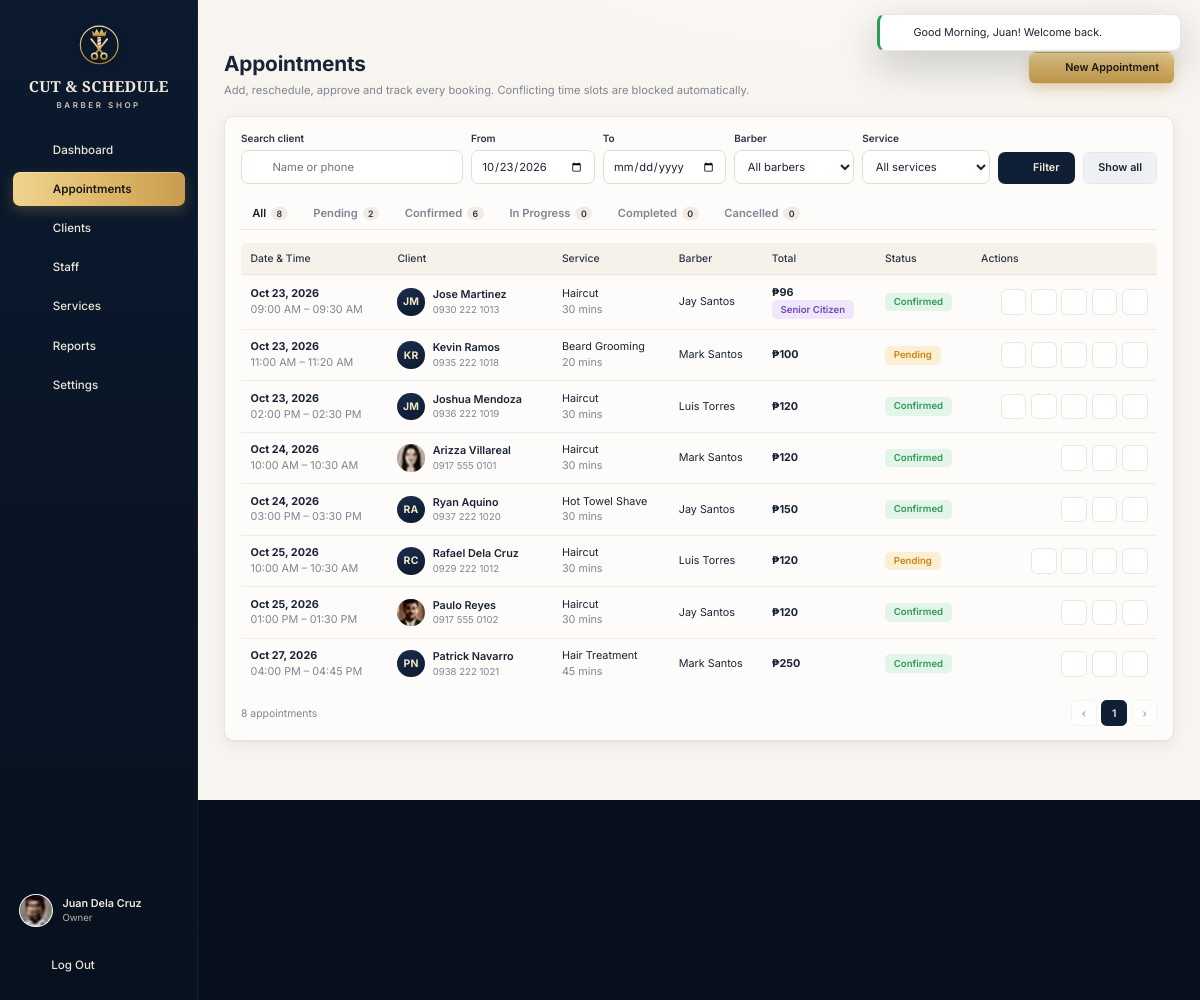
/owner/appointments.php (signed in), run on the app's committed database.
### tables this page shows
CREATE TABLE users (
  id               INT AUTO_INCREMENT PRIMARY KEY,
  name             VARCHAR(100) NOT NULL,
  username         VARCHAR(100) UNIQUE NOT NULL,
  email            VARCHAR(150) UNIQUE NOT NULL,
  phone            VARCHAR(30)  NULL,
  password         VARCHAR(255) NOT NULL,
  role             ENUM('owner','staff','client') NOT NULL,
  status           ENUM('active','inactive') DEFAULT 'active',
  avatar           VARCHAR(255) NULL,
  remember_token   VARCHAR(64)  NULL,
  remember_expires DATETIME     NULL,
  created_at       DATETIME DEFAULT CURRENT_TIMESTAMP,
  updated_at       DATETIME DEFAULT CURRENT_TIMESTAMP ON UPDATE CURRENT_TIMESTAMP
);

CREATE TABLE appointments (
  id               INT AUTO_INCREMENT PRIMARY KEY,
  client_id        INT NOT NULL,
  barber_id        INT NOT NULL,
  service_id       INT NOT NULL,
  appointment_date DATE NOT NULL,
  start_time       TIME NOT NULL,
  end_time         TIME NOT NULL,
  status           ENUM('pending','confirmed','in_progress','completed','cancelled') NOT NULL DEFAULT 'pending',
  base_price       DECIMAL(10,2) NOT NULL,
  discount_type    ENUM('none','senior','pwd') NOT NULL DEFAULT 'none',
  discount_amount  DECIMAL(10,2) NOT NULL DEFAULT 0,
  total_price      DECIMAL(10,2) NOT NULL,
  notes            TEXT NULL,
  created_by       INT NULL,
  completed_at     DATETIME NULL,
  created_at       DATETIME DEFAULT CURRENT_TIMESTAMP,
  updated_at       DATETIME DEFAULT CURRENT_TIMESTAMP ON UPDATE CURRENT_TIMESTAMP,
  INDEX idx_barber_date (barber_id, appointment_date),
  INDEX idx_date_status (appointment_date, status),
  INDEX idx_client (client_id),
  CONSTRAINT fk_appt_client  FOREIGN KEY (client_id)  REFERENCES clients(id)  ON DELETE CASCADE,
  CONSTRAINT fk_appt_barber  FOREIGN KEY (barber_id)  REFERENCES users(id)    ON DELETE RESTRICT,
  CONSTRAINT fk_appt_service FOREIGN KEY (service_id) REFERENCES services(id) ON DELETE RESTRICT,
  CONSTRAINT fk_appt_creator FOREIGN KEY (created_by) REFERENCES users(id)    ON DELETE SET NULL
);

CREATE TABLE clients (
  id                   INT AUTO_INCREMENT PRIMARY KEY,
  user_id              INT NULL UNIQUE,
  name                 VARCHAR(100) NOT NULL,
  email                VARCHAR(150) NULL,
  phone                VARCHAR(30)  NULL,
  discount_type        ENUM('none','senior','pwd') NOT NULL DEFAULT 'none',
  preferred_barber_id  INT NULL,
  preferred_service_id INT NULL,
  notes                TEXT NULL,
  avatar               VARCHAR(255) NULL,
  created_at           DATETIME DEFAULT CURRENT_TIMESTAMP,
  updated_at           DATETIME DEFAULT CURRENT_TIMESTAMP ON UPDATE CURRENT_TIMESTAMP,
  CONSTRAINT fk_client_user    FOREIGN KEY (user_id) REFERENCES users(id) ON DELETE SET NULL,
  CONSTRAINT fk_client_barber  FOREIGN KEY (preferred_barber_id) REFERENCES users(id) ON DELETE SET NULL,
  CONSTRAINT fk_client_service FOREIGN KEY (preferred_service_id) REFERENCES services(id) ON DELETE SET NULL
);

CREATE TABLE services (
  id          INT AUTO_INCREMENT PRIMARY KEY,
  name        VARCHAR(100) NOT NULL,
  description VARCHAR(255) NULL,
  price       DECIMAL(10,2) NOT NULL,
  duration    INT NOT NULL,
  image       VARCHAR(255) NULL,
  status      ENUM('active','archived') DEFAULT 'active',
  sort_order  INT NOT NULL DEFAULT 0,
  created_at  DATETIME DEFAULT CURRENT_TIMESTAMP,
  updated_at  DATETIME DEFAULT CURRENT_TIMESTAMP ON UPDATE CURRENT_TIMESTAMP,
  CHECK (price > 0),
  CHECK (duration > 0)
);

### owner/appointments.php (the view, shortened to what the rows shown need)
<?php
require __DIR__ . '/../includes/bootstrap.php';
$user = Auth::requireRole('owner');
$status = array_key_exists(input('status'), Appointment::STATUSES) ? input('status') : '';
$from = valid_date(input('from'), input('date') ? valid_date(input('date')) : null);
if (!isset($_GET['from']) && !isset($_GET['date']) && !isset($_GET['to']) && !$status) {
    $from = date('Y-m-d');
}
$where = ['1=1'];
$params = [];
if ($from) { $where[] = 'a.appointment_date >= ?'; $params[] = $from; }
$baseWhere = implode(' AND ', $where);
$counts = ['' => 0];
foreach (Database::all("SELECT a.status, COUNT(*) n FROM appointments a JOIN clients c ON c.id = a.client_id WHERE $baseWhere GROUP BY a.status", $params) as $r) {
    $counts[$r['status']] = (int) $r['n'];
    $counts[''] += (int) $r['n'];
}
$listWhere = $baseWhere . ($status ? ' AND a.status = ?' : '');
$listParams = $status ? array_merge($params, [$status]) : $params;
$total = $status ? ($counts[$status] ?? 0) : $counts[''];
[$offset, $pages, $page] = paginate($total, 15);
$order = ($from && $from >= date('Y-m-d')) || $status === 'pending' ? 'ASC' : 'DESC';
$rows = Database::all(
    "SELECT a.*, c.name AS client_name, c.phone AS client_phone, c.avatar AS client_avatar, s.name AS service_name, s.image AS service_image,
            s.duration, u.name AS barber_name
     FROM appointments a JOIN clients c ON c.id = a.client_id JOIN services s ON s.id = a.service_id JOIN users u ON u.id = a.barber_id
     WHERE $listWhere ORDER BY a.appointment_date $order, a.start_time $order LIMIT $offset, 15",
    $listParams
);
$barbers = Barber::allActive();
require __DIR__ . '/../includes/header.php';
?>
<div class="page-head">
  <div>
    <h1>Appointments</h1>
  </div>
</div>
<section class="card">
  <?php if (!$rows): ?>
    <div class="empty"><?= icon('calendar', '', 36) ?><h3>No appointments found</h3><p>Try a different filter or create a new appointment.</p></div>
  <?php else: ?>
    <div class="table-wrap">
      <table class="tbl tbl-responsive">
        <thead><tr><th>Date &amp; Time</th><th>Client</th><th>Service</th><th>Barber</th><th>Total</th><th>Status</th><th class="text-right">Actions</th></tr></thead>
        <tbody>
        <?php foreach ($rows as $a):
            $isToday = $a['appointment_date'] === date('Y-m-d');
            $editFill = json_encode([
                'appointment_id' => $a['id'], 'service_id' => $a['service_id'], 'barber_id' => $a['barber_id'],
                'appointment_date' => max($a['appointment_date'], date('Y-m-d')), 'start_time' => substr($a['start_time'], 0, 5),
                'discount_type' => $a['discount_type'], 'notes' => $a['notes'] ?? '', 'client_label' => $a['client_name'],
            ]);
        ?>
          <tr>
            <td data-label="Date &amp; Time" class="nowrap"><strong><?= fmt_date($a['appointment_date'], 'M j, Y') ?></strong><br><span class="t-muted"><?= fmt_time($a['start_time'], true) ?> – <?= fmt_time($a['end_time'], true) ?></span></td>
            <td data-label="Client">
              <a class="tbl-person" href="<?= url('owner/client_view.php?id=' . (int) $a['client_id']) ?>">
                <?= avatar($a['client_name'], $a['client_avatar'], 34) ?>
                <span><strong><?= e($a['client_name']) ?></strong><small><?= e($a['client_phone'] ?? '') ?></small></span>
              </a>
            </td>
            <td data-label="Service"><?= e($a['service_name']) ?><br><span class="t-muted"><?= (int) $a['duration'] ?> mins</span></td>
            <td data-label="Barber"><?= e($a['barber_name']) ?></td>
            <td data-label="Total" class="nowrap"><strong><?= peso($a['total_price']) ?></strong><?php if ($a['discount_type'] !== 'none'): ?><br><span class="badge badge-<?= e($a['discount_type']) ?>"><?= e(discount_label($a['discount_type'])) ?></span><?php endif; ?></td>
            <td data-label="Status"><?= status_badge($a['status']) ?></td>
            <td class="tbl-actions-cell">
              <div class="tbl-actions">
                <button class="icon-action" type="button" title="View details" data-modal-open="detailsModal" data-fill="<?= e(appt_fill($a)) ?>"><?= icon('eye', '', 16) ?></button>
                <?php if ($a['status'] === 'pending'): ?>
                  <form class="inline" method="post"><?= csrf_field() ?><input type="hidden" name="action" value="confirm"><input type="hidden" name="appointment_id" value="<?= (int) $a['id'] ?>">
                    <button class="icon-action success" type="submit" title="Approve / confirm"><?= icon('check', '', 16, 2.2) ?></button></form>
                <?php endif; ?>
                <?php if (in_array($a['status'], ['pending', 'confirmed'], true) && $isToday): ?>
                  <form class="inline" method="post"><?= csrf_field() ?><input type="hidden" name="action" value="start"><input type="hidden" name="appointment_id" value="<?= (int) $a['id'] ?>">
                    <button class="icon-action" type="submit" title="Start service"><?= icon('play', '', 15) ?></button></form>
                <?php endif; ?>
                <?php if (in_array($a['status'], ['confirmed', 'in_progress'], true) && $a['appointment_date'] <= date('Y-m-d')): ?>
                  <form class="inline" method="post" data-confirm="Mark this service as completed? <?= e(peso($a['total_price'])) ?> will be recorded as earnings.">
                    <button class="icon-action success" type="submit" title="Mark completed"><?= icon('check-circle', '', 16) ?></button></form>
                <?php endif; ?>
                <?php if (in_array($a['status'], ['pending', 'confirmed'], true)): ?>
                  <button class="icon-action" type="button" title="Edit / reschedule" data-modal-open="editModal" data-fill="<?= e($editFill) ?>"><?= icon('pencil', '', 15) ?></button>
                  <form class="inline" method="post" data-confirm="Cancel this appointment for <?= e($a['client_name']) ?>?" data-confirm-style="danger" data-confirm-label="Cancel appointment">
                    <button class="icon-action danger" type="submit" title="Cancel"><?= icon('x', '', 16, 2.2) ?></button></form>
                <?php endif; ?>
              </div>
            </td>
          </tr>
        <?php endforeach; ?>
        </tbody>
      </table>
    </div>
  <?php endif; ?>
</section>
<?php require __DIR__ . '/../includes/footer.php'; ?>

### includes/header.php (shortened to what the rows shown need)
<?php
$role = $user->getRole();
$profileUrl = ['owner' => 'owner/settings.php', 'staff' => 'staff/profile.php', 'client' => 'client/profile.php'][$role];
?>
<!doctype html>
<html lang="en">
<head>
  <link rel="stylesheet" href="<?= asset('assets/css/app.css') ?>">
</head>
<body class="app role-<?= e($role) ?>" data-base="<?= e(BASE_URL) ?>"<?= !empty($fitScreen) ? ' data-fit' : '' ?>>
<div class="app-shell">
  <aside class="sidebar" id="sidebar">
      <?php foreach (nav_items($role) as [$key, $label, $href, $ico]): ?>
          <?= icon($ico, '', 20) ?><span><?= e($label) ?></span>
      <?php endforeach; ?>
    <div class="sidebar-foot">
      <a class="sidebar-user" href="<?= url($profileUrl) ?>">
        <?= avatar($user->getName(), $user->getAvatar(), 42) ?>
        <span>
          <strong><?= e($user->getName()) ?></strong>
          <small><?= e($user->roleLabel()) ?></small>
        </span>
      </a>
    </div>
  </aside>
  <div class="main">
    <main class="content">

### includes/functions.php (shortened to what the rows shown need)
<?php
function e($value): string
{
    return htmlspecialchars((string) ($value ?? ''), ENT_QUOTES, 'UTF-8');
}
function url(string $path = ''): string
{
    return BASE_URL . '/' . ltrim($path, '/');
}
function asset(string $path): string
{
    $file = APP_ROOT . '/' . ltrim($path, '/');
    $v = is_file($file) ? filemtime($file) : 1;
    return url($path) . '?v=' . $v;
}
function input(string $key, $default = '')
{
    $v = $_POST[$key] ?? $_GET[$key] ?? $default;
    return is_string($v) ? trim($v) : $v;
}
function peso($amount): string
{
    $amount = (float) $amount;
    $decimals = abs($amount - round($amount)) < 0.005 ? 0 : 2;
    return '₱' . number_format($amount, $decimals);
}
function fmt_time(?string $time, bool $pad = false): string
{
    return date($pad ? 'h:i A' : 'g:i A', strtotime('2000-01-01 ' . $time));
}
function fmt_date(?string $date, string $format = 'M j, Y'): string
{
    return $date ? date($format, strtotime($date)) : '';
}
function initials(string $name): string
{
    $parts = preg_split('/\s+/', trim($name));
    $first = mb_substr($parts[0] ?? '', 0, 1);
    $last = count($parts) > 1 ? mb_substr(end($parts), 0, 1) : '';
    return mb_strtoupper($first . $last);
}
function media_url(?string $path): ?string
{
    if (!$path) {
        return null;
    }
    return is_file(APP_ROOT . '/' . $path) ? url($path) : null;
}
function avatar(?string $name, ?string $path = null, int $size = 40, string $class = ''): string
{
    $src = media_url($path);
    $style = "width:{$size}px;height:{$size}px;";
    if ($src) {
        return '<img class="avatar ' . e($class) . '" src="' . e($src) . '" alt="' . e($name) . '" style="' . $style . '">';
    }
    $fs = max(10, (int) round($size * 0.38));
    return '<span class="avatar avatar-initials ' . e($class) . '" style="' . $style . 'font-size:' . $fs . 'px">' . e(initials($name ?? '?')) . '</span>';
}
function status_badge(string $status, bool $staffView = false): string
{
    $label = Appointment::statusLabel($status, $staffView);
    $cls = $staffView && in_array($status, ['pending', 'confirmed'], true) ? 'upcoming' : $status;
    return '<span class="badge badge-' . e($cls) . '">' . e($label) . '</span>';
}
function discount_label(string $type): string
{
    return ['none' => 'Regular', 'senior' => 'Senior Citizen', 'pwd' => 'PWD'][$type] ?? 'Regular';
}
function appt_fill(array $a): string
{
    return json_encode([
        'd_client'  => $a['client_name'] ?? '',
        'd_phone'   => $a['client_phone'] ?? '—',
        'd_service' => $a['service_name'] ?? '',
        'd_barber'  => $a['barber_name'] ?? '',
        'd_date'    => fmt_date($a['appointment_date'], 'l, M j, Y'),
        'd_time'    => fmt_time($a['start_time']) . ' – ' . fmt_time($a['end_time']),
        'd_status'  => Appointment::statusLabel($a['status']),
        'd_rate'    => discount_label($a['discount_type'] ?? 'none'),
        'd_price'   => peso($a['total_price']) . ((float) ($a['discount_amount'] ?? 0) > 0 ? ' (−' . peso($a['discount_amount']) . ')' : ''),
        'd_notes'   => $a['notes'] ?: '—',
        'd_avatar'  => media_url($a['service_image'] ?? null) ?? '',
    ]);
}
function paginate(int $total, int $perPage = 15): array
{
    $pages = max(1, (int) ceil($total / $perPage));
    $page = min($pages, max(1, (int) ($_GET['page'] ?? 1)));
    return [($page - 1) * $perPage, $pages, $page];
}

### includes/icons.php (shortened to what the rows shown need)
<?php
function icon(string $name, string $class = '', int $size = 20, float $stroke = 1.8): string
{
    static $paths = null;
    $body = $paths[$name] ?? $paths['info'];
    $cls = trim('icon ' . $class);
    return '<svg class="' . $cls . '" width="' . $size . '" height="' . $size . '" viewBox="0 0 24 24" fill="none" stroke="currentColor" stroke-width="' . $stroke . '" stroke-linecap="round" stroke-linejoin="round" aria-hidden="true">' . $body . '</svg>';
}

### data on the page
users: avatar (picture), name "Juan Dela Cruz"
appointments: appointment_date "Oct 23, 2026", start_time "09:00 AM", end_time "09:30 AM", client.name "JM", client.name "Jose Martinez", client.phone "0930 222 1013", service.name "Haircut", service.duration "30", barber.name "Jay Santos", total_price "₱96", discount_type "Senior Citizen", status "Confirmed", $size 16 (drawn)
appointments: appointment_date "Oct 23, 2026", start_time "11:00 AM", end_time "11:20 AM", client.name "KR", client.name "Kevin Ramos", client.phone "0935 222 1018", service.name "Beard Grooming", service.duration "20", barber.name "Mark Santos", total_price "₱100", status "Pending", $size 16 (drawn)
appointments: appointment_date "Oct 23, 2026", start_time "02:00 PM", end_time "02:30 PM", client.name "JM", client.name "Joshua Mendoza", client.phone "0936 222 1019", service.name "Haircut", service.duration "30", barber.name "Luis Torres", total_price "₱120", status "Confirmed", $size 16 (drawn)
appointments: appointment_date "Oct 24, 2026", start_time "10:00 AM", end_time "10:30 AM", client.avatar (picture), client.name "Arizza Villareal", client.phone "0917 555 0101", service.name "Haircut", service.duration "30", barber.name "Mark Santos", total_price "₱120", status "Confirmed", $size 16 (drawn)
appointments: appointment_date "Oct 24, 2026", start_time "03:00 PM", end_time "03:30 PM", client.name "RA", client.name "Ryan Aquino", client.phone "0937 222 1020", service.name "Hot Towel Shave", service.duration "30", barber.name "Jay Santos", total_price "₱150", status "Confirmed", $size 16 (drawn)
appointments: appointment_date "Oct 25, 2026", start_time "10:00 AM", end_time "10:30 AM", client.name "RC", client.name "Rafael Dela Cruz", client.phone "0929 222 1012", service.name "Haircut", service.duration "30", barber.name "Luis Torres", total_price "₱120", status "Pending", $size 16 (drawn)
appointments: appointment_date "Oct 25, 2026", start_time "01:00 PM", end_time "01:30 PM", client.avatar (picture), client.name "Paulo Reyes", client.phone "0917 555 0102", service.name "Haircut", service.duration "30", barber.name "Jay Santos", total_price "₱120", status "Confirmed", $size 16 (drawn)
appointments: appointment_date "Oct 27, 2026", start_time "04:00 PM", end_time "04:45 PM", client.name "PN", client.name "Patrick Navarro", client.phone "0938 222 1021", service.name "Hair Treatment", service.duration "45", barber.name "Mark Santos", total_price "₱250", status "Confirmed", $size 16 (drawn)

### other printed values
$label "Dashboard"
$label "Appointments"
$label "Clients"
$label "Staff"
$label "Services"
$label "Reports"
$label "Settings"
$user->roleLabel() "Owner"
$f['message'] "Good Morning, Juan! Welcome back."
$counts[''] "8"
$label "Pending"
$counts[$k] "2"
$label "Confirmed"
$counts[$k] "6"
$label "In Progress"
